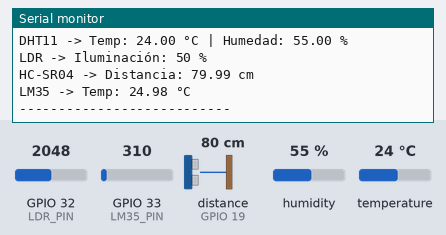
Bench run of a sketch on a simulated ESP32. Shown: the last lines printed to the serial monitor. Wiring (inferred from the names in the program): ultrasonic range finder: trigger GPIO 18; echo GPIO 19. The inputs (shaded band) are chosen by the test bench; at power-on: distance to the obstacle (sensor on GPIO 19) 80 cm, humidity 55 %, GPIO 33 (LM35_PIN) = 310, GPIO 32 (LDR_PIN) = 2048, temperature 24 °C. The echo pulse lasts 58.3 µs per cm.

Above: at 2.8 s.
2.9 s: distance to the obstacle (sensor on GPIO 19) set to 2 cm
At 4.9 s:
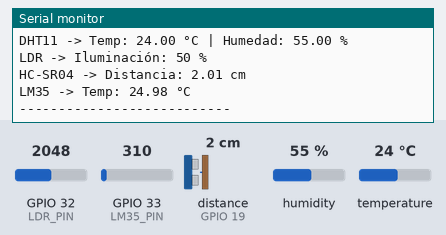
5.6 s: humidity set to 22 %
8.3 s: GPIO 33 (LM35_PIN) set to 372
At 10.6 s:
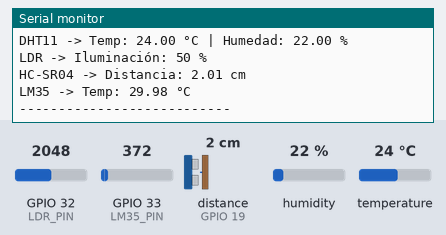
11.0 s: GPIO 32 (LDR_PIN) set to 2866
13.7 s: temperature set to 12 °C
16.4 s: distance to the obstacle (sensor on GPIO 19) set to 4 cm
At 18.9 s:
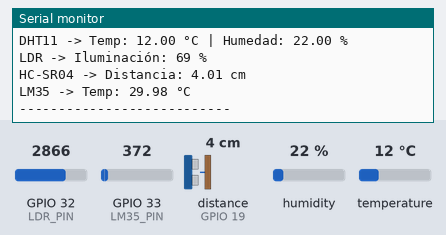
Timing chart, 0 to 20.1 s (numbered marks = the images above; inputs shaded):
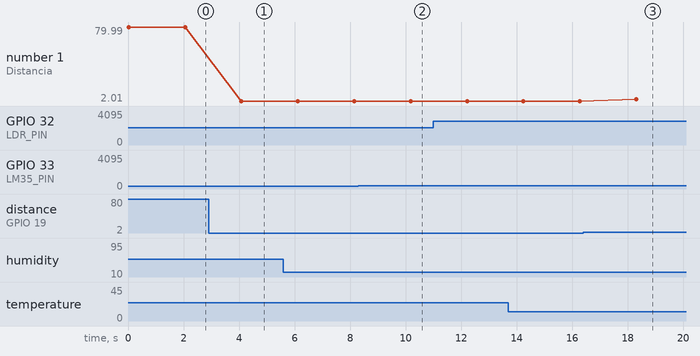

Measured:
- after the input at 2.9 s, the serial monitor: prints a new line after 1.2 s (image 1)
- after the input at 8.3 s, the serial monitor: prints a new line after 1.9 s (image 2)
- after the input at 16.4 s, the serial monitor: prints a new line after 1.9 s (image 3)
- plotted number 1: 79.99 → 2.01 after the input at 2.9 s, 2.01 → 4.01 after the input at 16.4 s

The sketch:

Sesores.ino
```cpp
#include <DHT.h>

// ==========================================
// 1. DEFINICIÓN DE PINES (ESP32)
// ==========================================
// Pines Digitales
#define DHT_PIN     4   // Pin de datos del DHT11[cite: 30]
#define TRIG_PIN    18  // Pin Trigger del Ultrasónico HC-SR04[cite: 29]
#define ECHO_PIN    19  // Pin Echo del Ultrasónico HC-SR04[cite: 29]

// Pines Analógicos (ADC1 recomendado si se usa Wi-Fi)
#define LDR_PIN     32  // Fotoresistencia[cite: 30]
#define LM35_PIN    33  // Sensor de Temperatura LM35

// ==========================================
// 2. OBJETOS Y CONFIGURACIONES
// ==========================================
#define DHT_TYPE DHT11
DHT dht(DHT_PIN, DHT_TYPE);

// ==========================================
// 3. FUNCIONES DE LECTURA DE SENSORES
// ==========================================

// --- Sensor de Temperatura y Humedad (DHT11) ---
void leerDHT11(float &temperatura, float &humedad) {
  temperatura = dht.readTemperature();
  humedad = dht.readHumidity();

  if (isnan(temperatura) || isnan(humedad)) {
    Serial.println("Error: No se pudo leer el sensor DHT11");
    temperatura = -1; // Valores de error
    humedad = -1;
  }
}

// --- Fotoresistencia (LDR) ---
int leerLuzLDR() {
  int valorRaw = analogRead(LDR_PIN);

  // El ESP32 tiene un ADC de 12 bits (0 a 4095)[cite: 30].
  // Convertimos a un porcentaje de 0% a 100%
  int porcentajeLuz = map(valorRaw, 0, 4095, 0, 100);

  // Opcional: Invertir el mapeo si tu divisor de voltaje está al revés:
  // int porcentajeLuz = map(valorRaw, 0, 4095, 100, 0);

  return porcentajeLuz;
}

// --- Sensor Ultrasónico (HC-SR04) ---
float leerDistancia() {
  digitalWrite(TRIG_PIN, LOW);
  delayMicroseconds(2);
  digitalWrite(TRIG_PIN, HIGH);
  delayMicroseconds(10);
  digitalWrite(TRIG_PIN, LOW);

  // pulseIn lee el tiempo que tarda el pulso en volver
  long duracion = pulseIn(ECHO_PIN, HIGH, 30000); // Timeout de 30ms para evitar cuelgues

  if (duracion == 0) {
    return -1.0; // Error o fuera de rango
  }

  // Velocidad del sonido = 343 m/s -> 0.0343 cm/us[cite: 29]
  float distancia_cm = (duracion * 0.0343) / 2.0;

  if (distancia_cm > 400 || distancia_cm < 2) {
    return -1.0; // HC-SR04 es fiable entre 2cm y 400cm
  }

  return distancia_cm;
}

// --- Sensor Analógico de Temperatura (LM35) ---
float leerLM35() {
  int valorRaw = analogRead(LM35_PIN);

  // NOTA CRÍTICA PARA ESP32:
  // La guía menciona (Valor * 5.0 / 1024) * 100 para un Arduino UNO[cite: 24].
  // Sin embargo, el ESP32 trabaja con 3.3V de referencia y un ADC de 4095 pasos (12 bits).
  // La fórmula correcta adaptada para ESP32 es:
  float voltaje = (valorRaw * 3.3) / 4095.0;
  float temperaturaC = voltaje * 100.0; // El LM35 da 10mV por cada 1°C

  return temperaturaC;
}

// ==========================================
// CONFIGURACIÓN INICIAL (SETUP)
// ==========================================
void setup() {
  Serial.begin(115200);

  // Inicializar pines Ultrasónico
  pinMode(TRIG_PIN, OUTPUT);
  pinMode(ECHO_PIN, INPUT);

  // Inicializar pines Analógicos
  pinMode(LDR_PIN, INPUT);
  pinMode(LM35_PIN, INPUT);

  // Inicializar DHT
  dht.begin();

  Serial.println("Inicialización de Sensores Completada.");
}

// ==========================================
// CICLO PRINCIPAL (LOOP)
// ==========================================
void loop() {
  Serial.println("--- Lectura de Sensores ---");

  // 1. Leer DHT11
  float tempDHT, humDHT;
  leerDHT11(tempDHT, humDHT);
  Serial.print("DHT11 -> Temp: "); Serial.print(tempDHT); Serial.print(" °C | Humedad: "); Serial.print(humDHT); Serial.println(" %");

  // 2. Leer LDR
  int luz = leerLuzLDR();
  Serial.print("LDR -> Iluminación: "); Serial.print(luz); Serial.println(" %");

  // 3. Leer Ultrasónico
  float distancia = leerDistancia();
  Serial.print("HC-SR04 -> Distancia: ");
  if(distancia != -1.0) {
    Serial.print(distancia); Serial.println(" cm");
  } else {
    Serial.println("Fuera de rango");
  }

  // 4. Leer LM35
  float tempLM35 = leerLM35();
  Serial.print("LM35 -> Temp: "); Serial.print(tempLM35); Serial.println(" °C");

  Serial.println("---------------------------\n");

  delay(2000); // Esperar 2 segundos entre lecturas generales
}
```
